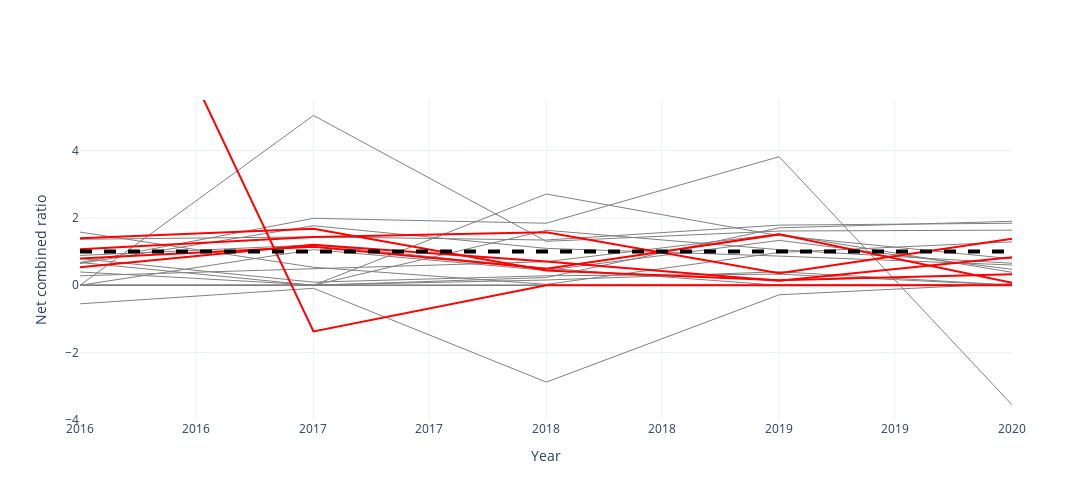

This figure's notebook cell:
### Markdown cell above
### Volatility in profit (Net Combined ratio)

### Code cell
scr = largest_firms_16_20[['Firms_x','Net combined ratio']].droplevel(0, axis=1).T
scr.columns = scr.iloc[0]
scr = scr.drop('Firms_x')

fig = go.Figure()
x = pd.to_datetime(['2016', '2017', '2018', '2019', '2020'])

for col in largest_firms_20.index[5:]: # plot all large firms
    fig.add_trace(
        go.Scatter(
            x=x,
            y=scr[col],
            name=col,
            mode='lines',
            line=dict(width=1, color='grey')
        )
    )
for col in largest_firms_20.index[:5]: # plot identified firms
    fig.add_trace(
        go.Scatter(
            x=x,
            y=scr[col],
            name=col,
            mode='lines',
            line=dict(width=2, color='red'),
        )
    )

fig.add_trace(
    go.Scatter(
        x=x,
        y=[1]*len(scr),
        mode='lines',
        line=dict(color='black', width=4, dash='dash')
    )
)

fig.update_layout(
    xaxis_title='Year',
    # xaxis_range=[2016, 2020],
    yaxis_range=[-4, 5.5],
    yaxis_title='Net combined ratio',
    width=1200,
    height=500,
    template='plotly_white',
    font=dict(size=12),
    showlegend=False,
    xaxis_tickformat="%Y"
)

fig.show()

### Figure 1 — Plotly figure (JSON) as saved in the notebook; plotly's stock layout.template omitted (floating-point values rounded to 4 significant figures)
{"data": [{"line": {"color": "grey", "width": 1}, "mode": "lines", "name": "Firm 301", "type": "scatter", "x": ["2016-01-01T00:00:00", "2017-01-01T00:00:00", "2018-01-01T00:00:00", "2019-01-01T00:00:00", "2020-01-01T00:00:00"], "y": [null, null, null, null, null]}, {"line": {"color": "grey", "width": 1}, "mode": "lines", "name": "Firm 311", "type": "scatter", "x": ["2016-01-01T00:00:00", "2017-01-01T00:00:00", "2018-01-01T00:00:00", "2019-01-01T00:00:00", "2020-01-01T00:00:00"], "y": [0, 0, 0.2305, 1.705, 1.899]}, {"line": {"color": "grey", "width": 1}, "mode": "lines", "name": "Firm 234", "type": "scatter", "x": ["2016-01-01T00:00:00", "2017-01-01T00:00:00", "2018-01-01T00:00:00", "2019-01-01T00:00:00", "2020-01-01T00:00:00"], "y": [0.3941, 0.009037, 0.1554, 0.4011, 0.006348]}, {"line": {"color": "grey", "width": 1}, "mode": "lines", "name": "Firm 107", "type": "scatter", "x": ["2016-01-01T00:00:00", "2017-01-01T00:00:00", "2018-01-01T00:00:00", "2019-01-01T00:00:00", "2020-01-01T00:00:00"], "y": [0, 1.058, 0.4422, 1.332, 0.4738]}, {"line": {"color": "grey", "width": 1}, "mode": "lines", "name": "Firm 120", "type": "scatter", "x": ["2016-01-01T00:00:00", "2017-01-01T00:00:00", "2018-01-01T00:00:00", "2019-01-01T00:00:00", "2020-01-01T00:00:00"], "y": [0, 0, 0, 0, 0]}, {"line": {"color": "grey", "width": 1}, "mode": "lines", "name": "Firm 25", "type": "scatter", "x": ["2016-01-01T00:00:00", "2017-01-01T00:00:00", "2018-01-01T00:00:00", "2019-01-01T00:00:00", "2020-01-01T00:00:00"], "y": [0.8851, 1.197, 0.5041, 0, 0]}, {"line": {"color": "grey", "width": 1}, "mode": "lines", "name": "Firm 276", "type": "scatter", "x": ["2016-01-01T00:00:00", "2017-01-01T00:00:00", "2018-01-01T00:00:00", "2019-01-01T00:00:00", "2020-01-01T00:00:00"], "y": [null, null, null, null, null]}, {"line": {"color": "grey", "width": 1}, "mode": "lines", "name": "Firm 6", "type": "scatter", "x": ["2016-01-01T00:00:00", "2017-01-01T00:00:00", "2018-01-01T00:00:00", "2019-01-01T00:00:00", "2020-01-01T00:00:00"], "y": [0.281, 0.4966, 0.7, 1.523, 0.3846]}, {"line": {"color": "grey", "width": 1}, "mode": "lines", "name": "Firm 105", "type": "scatter", "x": ["2016-01-01T00:00:00", "2017-01-01T00:00:00", "2018-01-01T00:00:00", "2019-01-01T00:00:00", "2020-01-01T00:00:00"], "y": [1.365, 1.438, 1.343, 1.786, 1.841]}, {"line": {"color": "grey", "width": 1}, "mode": "lines", "name": "Firm 317", "type": "scatter", "x": ["2016-01-01T00:00:00", "2017-01-01T00:00:00", "2018-01-01T00:00:00", "2019-01-01T00:00:00", "2020-01-01T00:00:00"], "y": [0.6448, 1.767, 1.095, 0.8661, 0.6026]}, {"line": {"color": "grey", "width": 1}, "mode": "lines", "name": "Firm 101", "type": "scatter", "x": ["2016-01-01T00:00:00", "2017-01-01T00:00:00", "2018-01-01T00:00:00", "2019-01-01T00:00:00", "2020-01-01T00:00:00"], "y": [null, null, null, null, null]}, {"line": {"color": "grey", "width": 1}, "mode": "lines", "name": "Firm 199", "type": "scatter", "x": ["2016-01-01T00:00:00", "2017-01-01T00:00:00", "2018-01-01T00:00:00", "2019-01-01T00:00:00", "2020-01-01T00:00:00"], "y": [0, 0, 1.632, 1.056, 0.6542]}, {"line": {"color": "grey", "width": 1}, "mode": "lines", "name": "Firm 73", "type": "scatter", "x": ["2016-01-01T00:00:00", "2017-01-01T00:00:00", "2018-01-01T00:00:00", "2019-01-01T00:00:00", "2020-01-01T00:00:00"], "y": [0, 0, 2.71, 1.474, 0.7855]}, {"line": {"color": "grey", "width": 1}, "mode": "lines", "name": "Firm 7", "type": "scatter", "x": ["2016-01-01T00:00:00", "2017-01-01T00:00:00", "2018-01-01T00:00:00", "2019-01-01T00:00:00", "2020-01-01T00:00:00"], "y": [null, null, null, null, null]}, {"line": {"color": "grey", "width": 1}, "mode": "lines", "name": "Firm 34", "type": "scatter", "x": ["2016-01-01T00:00:00", "2017-01-01T00:00:00", "2018-01-01T00:00:00", "2019-01-01T00:00:00", "2020-01-01T00:00:00"], "y": [0, 5.041, 1.304, 1.61, 1.636]}, {"line": {"color": "grey", "width": 1}, "mode": "lines", "name": "Firm 151", "type": "scatter", "x": ["2016-01-01T00:00:00", "2017-01-01T00:00:00", "2018-01-01T00:00:00", "2019-01-01T00:00:00", "2020-01-01T00:00:00"], "y": [-0.5509, -0.09015, -2.875, -0.2821, 0.05257]}, {"line": {"color": "grey", "width": 1}, "mode": "lines", "name": "Firm 4", "type": "scatter", "x": ["2016-01-01T00:00:00", "2017-01-01T00:00:00", "2018-01-01T00:00:00", "2019-01-01T00:00:00", "2020-01-01T00:00:00"], "y": [0.6725, 1.987, 1.842, 3.817, -3.549]}, {"line": {"color": "grey", "width": 1}, "mode": "lines", "name": "Firm 26", "type": "scatter", "x": ["2016-01-01T00:00:00", "2017-01-01T00:00:00", "2018-01-01T00:00:00", "2019-01-01T00:00:00", "2020-01-01T00:00:00"], "y": [1.578, 0.5339, 0.02639, 0.9732, 1.29]}, {"line": {"color": "grey", "width": 1}, "mode": "lines", "name": "Firm 30", "type": "scatter", "x": ["2016-01-01T00:00:00", "2017-01-01T00:00:00", "2018-01-01T00:00:00", "2019-01-01T00:00:00", "2020-01-01T00:00:00"], "y": [0, 0, 0, 0, 0]}, {"line": {"color": "grey", "width": 1}, "mode": "lines", "name": "Firm 247", "type": "scatter", "x": ["2016-01-01T00:00:00", "2017-01-01T00:00:00", "2018-01-01T00:00:00", "2019-01-01T00:00:00", "2020-01-01T00:00:00"], "y": [0.7912, 0.0917, 0.2816, 0.3297, 0.001457]}, {"line": {"color": "grey", "width": 1}, "mode": "lines", "name": "Firm 104", "type": "scatter", "x": ["2016-01-01T00:00:00", "2017-01-01T00:00:00", "2018-01-01T00:00:00", "2019-01-01T00:00:00", "2020-01-01T00:00:00"], "y": [0.6767, 0, 0, 0, 0]}, {"line": {"color": "red", "width": 2}, "mode": "lines", "name": "Firm 51", "type": "scatter", "x": ["2016-01-01T00:00:00", "2017-01-01T00:00:00", "2018-01-01T00:00:00", "2019-01-01T00:00:00", "2020-01-01T00:00:00"], "y": [13.26, -1.372, 0, 0, 0]}, {"line": {"color": "red", "width": 2}, "mode": "lines", "name": "Firm 17", "type": "scatter", "x": ["2016-01-01T00:00:00", "2017-01-01T00:00:00", "2018-01-01T00:00:00", "2019-01-01T00:00:00", "2020-01-01T00:00:00"], "y": [1.395, 1.679, 0.4393, 0.1462, 0.3271]}, {"line": {"color": "red", "width": 2}, "mode": "lines", "name": "Firm 38", "type": "scatter", "x": ["2016-01-01T00:00:00", "2017-01-01T00:00:00", "2018-01-01T00:00:00", "2019-01-01T00:00:00", "2020-01-01T00:00:00"], "y": [1.07, 1.43, 1.576, 0.3587, 1.38]}, {"line": {"color": "red", "width": 2}, "mode": "lines", "name": "Firm 210", "type": "scatter", "x": ["2016-01-01T00:00:00", "2017-01-01T00:00:00", "2018-01-01T00:00:00", "2019-01-01T00:00:00", "2020-01-01T00:00:00"], "y": [0.5368, 1.206, 0.7075, 0.1327, 0.8306]}, {"line": {"color": "red", "width": 2}, "mode": "lines", "name": "Firm 10", "type": "scatter", "x": ["2016-01-01T00:00:00", "2017-01-01T00:00:00", "2018-01-01T00:00:00", "2019-01-01T00:00:00", "2020-01-01T00:00:00"], "y": [0.7956, 1.146, 0.4936, 1.51, 0.07472]}, {"line": {"color": "black", "dash": "dash", "width": 4}, "mode": "lines", "type": "scatter", "x": ["2016-01-01T00:00:00", "2017-01-01T00:00:00", "2018-01-01T00:00:00", "2019-01-01T00:00:00", "2020-01-01T00:00:00"], "y": [1, 1, 1, 1, 1]}], "layout": {"font": {"size": 12}, "height": 500, "showlegend": false, "width": 1200, "xaxis": {"tickformat": "%Y", "title": {"text": "Year"}}, "yaxis": {"range": [-4, 5.5], "title": {"text": "Net combined ratio"}}}}
